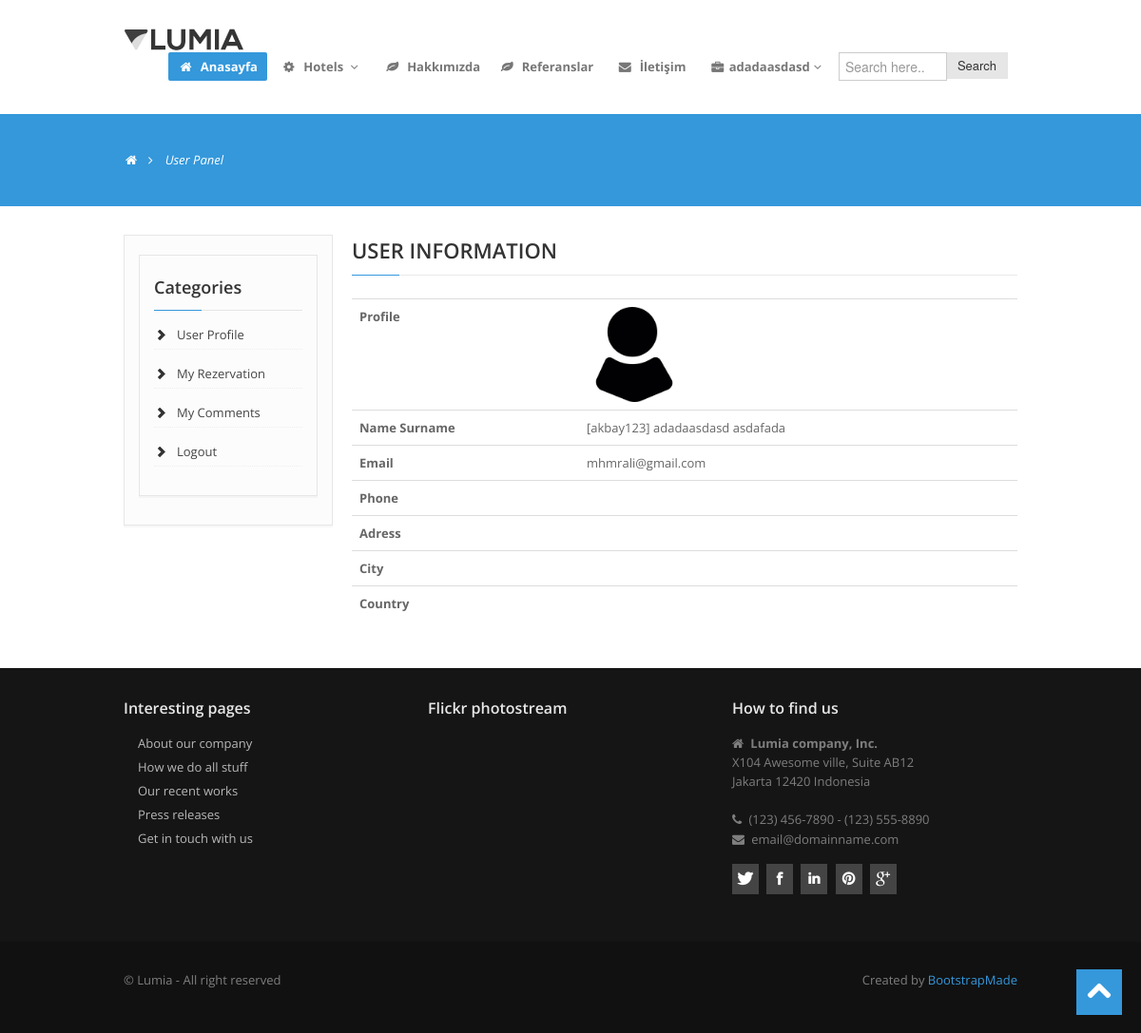
The page /user/ (signed in) on the database its author committed.
### home/models.py (models this page shows, shortened)
class UserProfile(models.Model):
    user = models.OneToOneField(User, on_delete=models.CASCADE)
    phone = models.CharField(blank=True, max_length=110)
    address = models.CharField(blank=True, max_length=110)
    city = models.CharField(blank=True, max_length=110)
    country = models.CharField(blank=True, max_length=110)
    image = models.ImageField(blank=True, upload_to='images/users/', null=True)
    def user_name(self):
        return '['+self.user.username + ']' + ' ' + self.user.first_name + ' ' + self.user.last_name
    def image_tag(self):
        if self.image:
            return mark_safe('<img src="{}" height="50"/>'.format(self.image.url))
        else:
            return 'No image Found'
    image_tag.short_desciription = 'image'

### user/views.py (the view)
# urls.py: path('', views.index, name='index'),
def index(request):
    category = Category.objects.all()
    current_user = request.user
    profile = UserProfile.objects.get(user_id=current_user.id)
    context = {'category': category,
               'profile': profile
               }
    return render(request, 'user_profile.html', context)

### user/templates/user_profile.html (shortened to what this page needs)
{% extends "homebase.html" %}
{% block content %}
<section id="subintro">
    <div class="container">
        <div class="row">
            <div class="span8">
                <ul class="breadcrumb">
                    <li><a href="/"><i class="icon-home"></i></a><i class="icon-angle-right"></i></li>
                    <li class="active">User Panel</li>
                </ul>
            </div>
        </div>
    </div>
</section>
<section id="maincontent">
    <div class="container">
        <div class="row">
            <div class="span3">
                <aside>
                    <div class="billing-details">
                        {% include "user_panel.html" %}
                    </div>
                </aside>
            </div>
            <div class="span9">
                <div class="widget">
                    <h3 class="rheading">
                        USER INFORMATION
                        <span></span></h3>
                    <table class="table">
                        <tr>
                            <th class="text-center">Profile</th>
                            <td class="thumb"><img src="{{ profile.image.url }}" alt="" style="width:100px;height:100px;"></td>
                        </tr>
                        <tr>
                            <th class="text-center">Name Surname</th>
                            <td class="text-center">{{ profile.user_name}}</td>
                        </tr>
                        <tr>
                            <th class="text-center">Email</th>
                            <td class="thumb">{{ profile.user.email }}</td>
                        </tr>
                        <tr>
                            <th class="text-center">Phone</th>
                            <td class="thumb">{{ profile.phone }}</td>
                        </tr>
                        <tr>
                            <th class="text-center">Adress</th>
                            <td class="thumb">{{ profile.address }}</td>
                        </tr>
                        <tr>
                            <th class="text-center">City</th>
                            <td class="thumb">{{ profile.city }}</td>
                        </tr>
                        <tr>
                            <th class="text-center">Country</th>
                            <td class="thumb">{{ profile.country }}</td>
                        </tr>
                    </table>
                </div>
            </div>
        </div>
    </div>
</section>
{% endblock %}

### home/templates/header.html (shortened to what this page needs)
{% load static %}
<header>
    <div class="navbar navbar-static-top">
        <div class="navbar-inner">
            <div class="container">
                <div class="logo">
                    <a href="/"><img src="{% static 'assets/img/logo.png' %}" alt=""/></a>
                </div>
                <div class="navigation">
                    <nav>
                        <ul class="nav topnav">
                            <li class="active">
                                <a href="/"><i class="icon-home"></i> Anasayfa </a>
                            </li>
                            <li class="dropdown">
                                <a href="#"><i class="icon-cog"></i> Hotels <i class="icon-angle-down"></i></a>
                                {% load mptt_tags %}
                            </li>
                            <li class="dropdown">
                                <a href="/hakkimizda"><i class="icon-leaf"></i> Hakkımızda </a>
                            </li>
                            <li class="">
                                <a href="/referanslar"><i class="icon-leaf"></i> Referanslar </a>
                            </li>
                            <li>
                                <a href="/iletisim"><i class="icon-envelope-alt"></i> İletişim </a>
                            </li>
                            {% if user.id is not None %}
                            <li>
                            <li class="dropdown">
                                <a href="#"><i class="icon-briefcase"></i>{{ user.first_name }}<i class="icon-angle-down"></i></a>
                            </li>
                            </li>
                            {% endif %}
                            <li>
                                <form action="/search/" method="post" class="input-append">
                                    <input name="query" class="search-form" id="appendedPrependedInput" type="text"
                                           placeholder="Search here.." style="width:100px;"/>
                                    <button class="btn btn-dark" type="submit">Search</button>
                                </form>
                            </li>
                        </ul>
                    </nav>
                </div>
            </div>
        </div>
    </div>
</header>

### home/static/assets/css/style.css (style rules this page uses)
.row { margin-bottom:30px; }
header .navbar .logo { float:left; padding: 0; margin-left:0; }
header .navbar { padding:30px 0 25px; }
.navbar .nav { margin:0; }
.navbar ul li { margin-right:5px; }
.navbar .nav li.active a,.navbar .nav li.active a:hover { color:#fff; -webkit-border-radius: 2px; -moz-border-radius: 2px; border-radius: 2px; }
.navbar ul.topnav { float:right; }
.navbar .nav > li > a { float: none; font-size:13px; padding: 5px 10px 5px 10px; color: #777777; text-decoration: none; text-shadow: none; font-weight:700; }
.navbar .nav > li.dropdown > a { padding: 5px 5px 5px 10px; }
#maincontent { z-index:1000; margin-top:0px; }
section#subintro { width: 100%; color: #fff; height:auto; margin: 0 auto; padding: 0; margin-bottom:30px; }
.rheading { margin-bottom: 24px; }
.rheading { position: relative; border-bottom: #e9e9e9 1px solid; padding-bottom: 9px; }
.rheading span { position: absolute; width: 50px; height: 1px; bottom: -1px; left: 0; }
aside { background:#fcfcfc; padding:20px 15px 0 15px; margin: 0 0 30px 0; border: 1px solid #e6e6e6; -webkit-box-shadow: 0 2px 0 rgba(0,0,0,0.03); -moz-box-shadow: 0 2px 0 rgba(0,0,0,0.03); box-shadow: 0 2px 0 rgba(0,0,0,0.03); -webkit-box-sizing: border-box; -moz-box-sizing: border-box; box-sizing: border-box; }
[class^="icon-"], [class*=" icon-"] { float:none; }
[class^="icon-"], [class*=" icon-"] { margin-top: 1px; margin-right: .3em; }
#subintro .breadcrumb { margin:30px 0 0; background:none; }
#subintro ul.breadcrumb li { margin-bottom:0; padding-bottom:0; color:#fff; font-style:italic; }
#subintro ul.breadcrumb li a { color:#fff; }
.breadcrumb > li { display: inline-block; *display: inline; line-height:1.6em; *zoom: 1; }

### home/static/assets/color/default.css (style rules this page uses)
a { color: #3498db; }
.rheading span { background: #3498db; }
.navbar .nav li.active a { background:#3498db; }
section#subintro { background: #3498db; }

### rows shown on the page
UserProfile: image (placeholder picture), user_name "[akbay123] adadaasdasd asdafada", user.email "mhmrali@gmail.com"

### other values the page prints
{{ user.first_name }} "adadaasdasd"
